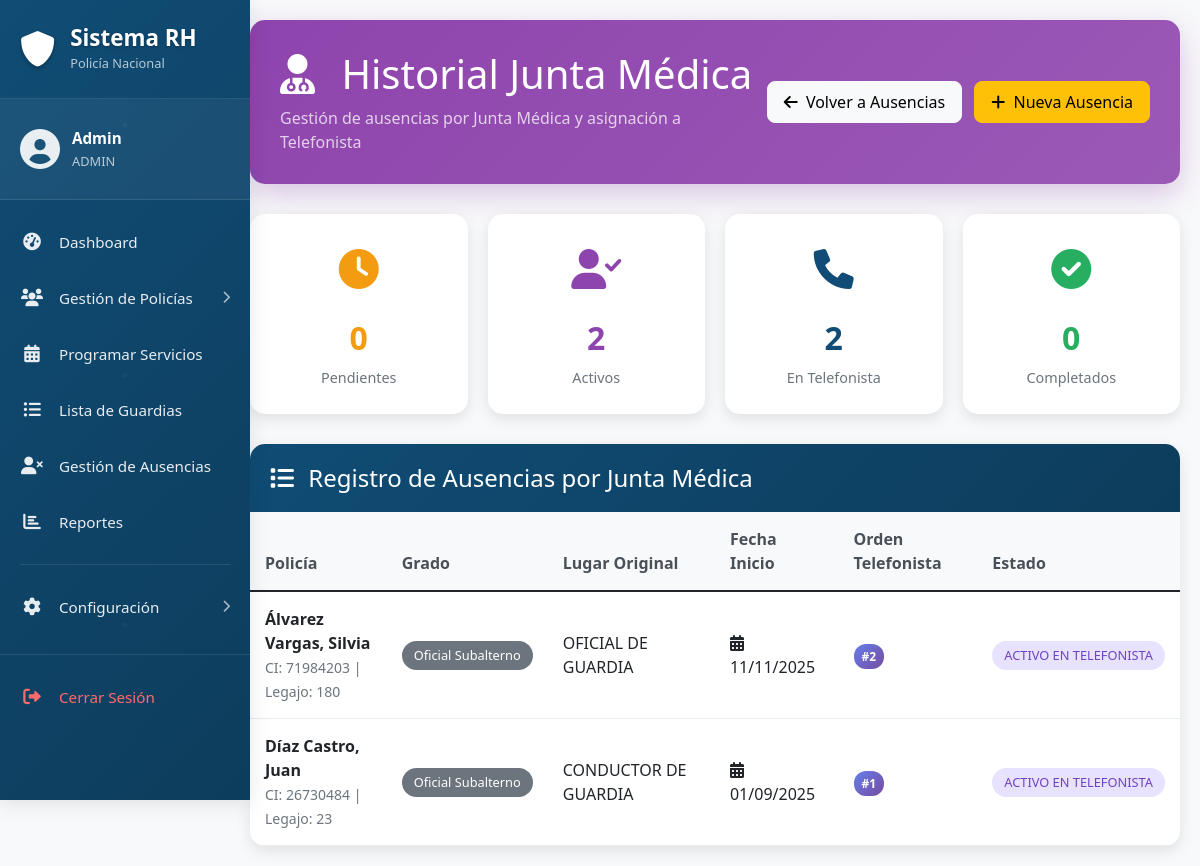
The page /admin/ausencias/historial_junta.php (signed in) on the database as committed earlier.
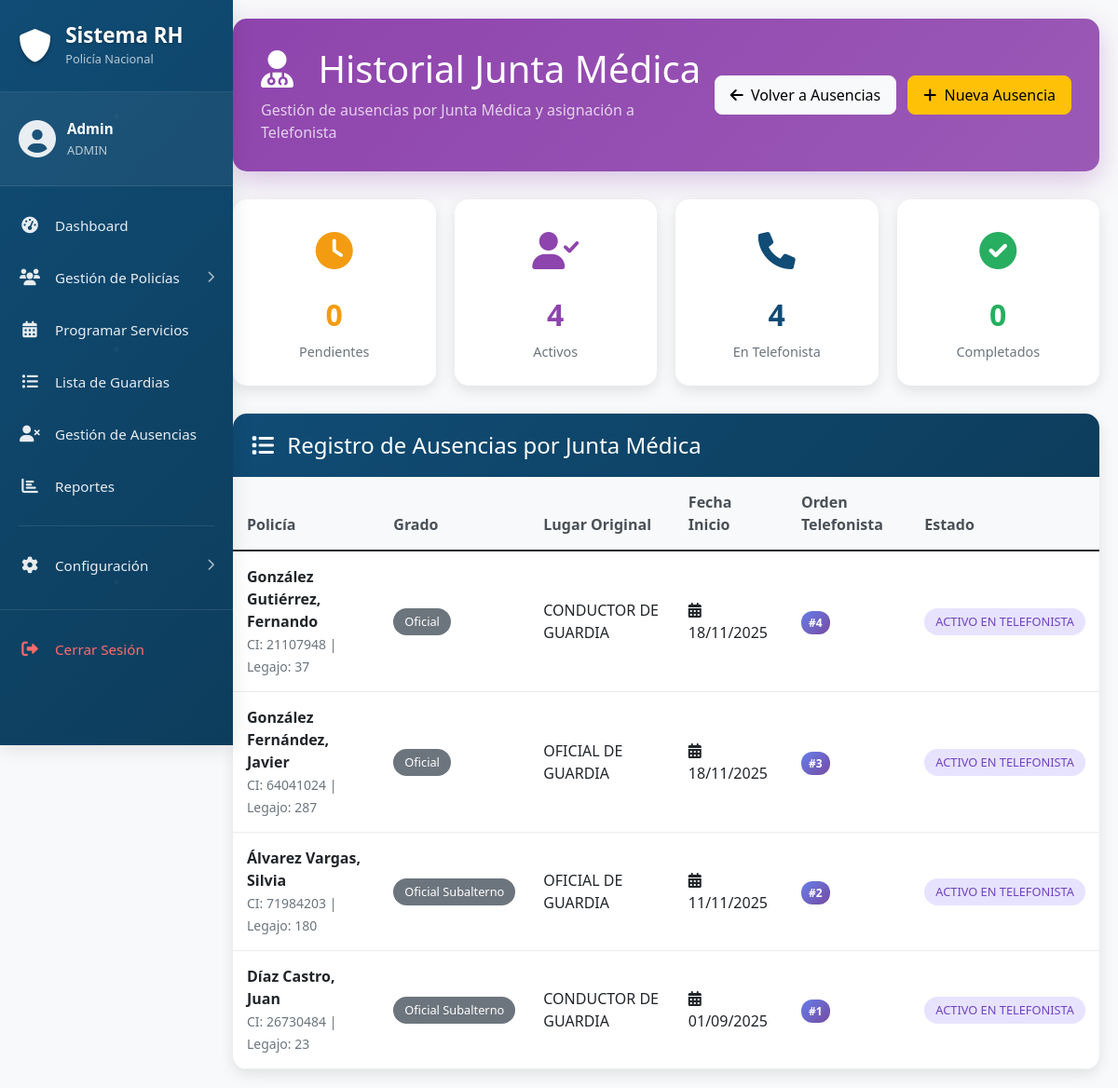
The same page on the database as committed later.
### tables this page shows
CREATE TABLE `usuarios` (
  `id` int NOT NULL,
  `nombre_usuario` varchar(50) NOT NULL,
  `contraseña` varchar(255) NOT NULL,
  `nombre_completo` varchar(100) DEFAULT NULL,
  `email` varchar(100) DEFAULT NULL,
  `rol` enum('ADMIN','SUPERADMIN') DEFAULT 'ADMIN',
  `activo` tinyint(1) DEFAULT '1',
  `creado_en` timestamp NULL DEFAULT CURRENT_TIMESTAMP,
  `actualizado_en` timestamp NULL DEFAULT CURRENT_TIMESTAMP ON UPDATE CURRENT_TIMESTAMP
);

CREATE TABLE `ausencias` (
  `id` int NOT NULL,
  `policia_id` int NOT NULL,
  `tipo_ausencia_id` int NOT NULL,
  `fecha_inicio` date NOT NULL,
  `fecha_fin` date DEFAULT NULL,
  `descripcion` text,
  `justificacion` text,
  `documento_adjunto` varchar(255) DEFAULT NULL,
  `aprobado_por` int DEFAULT NULL,
  `estado` enum('PENDIENTE','APROBADA','RECHAZADA','COMPLETADA') DEFAULT 'PENDIENTE',
  `created_at` timestamp NULL DEFAULT CURRENT_TIMESTAMP,
  `updated_at` timestamp NULL DEFAULT CURRENT_TIMESTAMP ON UPDATE CURRENT_TIMESTAMP
);

CREATE TABLE `policias` (
  `id` int NOT NULL,
  `legajo` int NOT NULL,
  `nombre` varchar(100) NOT NULL,
  `apellido` varchar(100) NOT NULL,
  `cin` varchar(20) NOT NULL,
  `genero` enum('MASCULINO','FEMENINO') NOT NULL,
  `grado_id` int NOT NULL COMMENT 'Referencia a tipo_grados.id',
  `especialidad_id` int DEFAULT NULL,
  `cargo` varchar(150) DEFAULT NULL,
  `comisionamiento` varchar(200) DEFAULT NULL,
  `telefono` varchar(20) DEFAULT NULL,
  `region_id` int DEFAULT '1',
  `lugar_guardia_id` int DEFAULT NULL,
  `lugar_guardia_reserva_id` int DEFAULT '6' COMMENT 'Siempre ATENCIÓN TELEFÓNICA EXCLUSIVA (ID 6)',
  `observaciones` varchar(500) DEFAULT NULL,
  `activo` tinyint(1) DEFAULT '1',
  `estado` enum('DISPONIBLE','NO DISPONIBLE') DEFAULT 'DISPONIBLE',
  `created_at` timestamp NULL DEFAULT CURRENT_TIMESTAMP,
  `updated_at` timestamp NULL DEFAULT CURRENT_TIMESTAMP ON UPDATE CURRENT_TIMESTAMP
);

CREATE TABLE `grados` (
  `id` int NOT NULL,
  `nombre` varchar(100) NOT NULL,
  `nivel_jerarquia` int NOT NULL,
  `abreviatura` varchar(20) DEFAULT NULL,
  `descripcion` text,
  `created_at` timestamp NULL DEFAULT CURRENT_TIMESTAMP,
  `updated_at` timestamp NULL DEFAULT CURRENT_TIMESTAMP ON UPDATE CURRENT_TIMESTAMP
);

CREATE TABLE `lugares_guardias` (
  `id` int NOT NULL,
  `nombre` varchar(100) NOT NULL,
  `descripcion` text,
  `direccion` varchar(200) DEFAULT NULL,
  `zona` varchar(50) DEFAULT NULL,
  `activo` tinyint(1) DEFAULT '1',
  `created_at` timestamp NULL DEFAULT CURRENT_TIMESTAMP,
  `updated_at` timestamp NULL DEFAULT CURRENT_TIMESTAMP ON UPDATE CURRENT_TIMESTAMP
);

CREATE TABLE `orden_junta_medica_telefonista` (
  `id` int NOT NULL,
  `policia_id` int NOT NULL COMMENT 'ID del policía',
  `ausencia_id` int NOT NULL COMMENT 'ID de la ausencia',
  `lugar_guardia_original_id` int NOT NULL COMMENT 'ID del lugar de guardia original',
  `orden_anotacion` int NOT NULL COMMENT 'Orden de anotación para ATENCIÓN TELEFÓNICA EXCLUSIVA',
  `fecha_anotacion` timestamp NULL DEFAULT CURRENT_TIMESTAMP COMMENT 'Fecha y hora de anotación',
  `activo` tinyint(1) DEFAULT '1' COMMENT 'Estado activo/inactivo'
);

### admin/ausencias/historial_junta.php (the view, shortened to what the rows shown need)
<?php
require_once '../../cnx/db_connect.php';
$sql_junta = "SELECT a.*, p.nombre, p.apellido, p.cin, p.legajo, g.nombre as grado,
                     u.nombre_completo as aprobado_por_nombre,
                     lg_principal.nombre as lugar_principal,
                     lg_reserva.nombre as lugar_reserva,
                     ojmt.orden_anotacion,
                     CASE
                         WHEN a.estado = 'APROBADA' AND ojmt.activo = 1 THEN 'ACTIVO EN TELEFONISTA'
                         WHEN a.estado = 'COMPLETADA' THEN 'COMPLETADA'
                         ELSE a.estado
                     END as estado_junta
              FROM ausencias a
              JOIN policias p ON a.policia_id = p.id
              LEFT JOIN tipo_grados tg ON p.grado_id = tg.id
              LEFT JOIN grados g ON tg.grado_id = g.id
              JOIN tipos_ausencias ta ON a.tipo_ausencia_id = ta.id
              LEFT JOIN usuarios u ON a.aprobado_por = u.id
              LEFT JOIN lugares_guardias lg_principal ON p.lugar_guardia_id = lg_principal.id
              LEFT JOIN lugares_guardias lg_reserva ON p.lugar_guardia_reserva_id = lg_reserva.id
              LEFT JOIN orden_junta_medica_telefonista ojmt ON a.id = ojmt.ausencia_id
              WHERE ta.nombre = 'Junta Medica'
              ORDER BY a.created_at DESC";
$result_junta = $conn->prepare($sql_junta);
$result_junta->execute();
?>
<!DOCTYPE html>
<html lang="es">
<head>
    <link href="https://cdn.jsdelivr.net/npm/bootstrap@5.1.3/dist/css/bootstrap.min.css" rel="stylesheet">
    <link href="https://cdnjs.cloudflare.com/ajax/libs/font-awesome/6.0.0/css/all.min.css" rel="stylesheet">
</head>
<body>
    <div class="container-fluid">
        <div class="row">
            <?php include '../inc/sidebar.php'; ?>
            <div class="col-md-9 col-lg-10 main-content">
                <div class="page-header">
                    <div class="d-flex justify-content-between align-items-center">
                        <div>
                            <h1 class="mb-2">
                                <i class="fas fa-user-md me-3"></i>
                                Historial Junta Médica
                            </h1>
                        </div>
                    </div>
                </div>
                <div class="table-container">
                    <div class="table-responsive">
                        <table class="table table-hover">
                            <thead>
                                <tr>
                                    <th>Policía</th>
                                    <th>Grado</th>
                                    <th>Lugar Original</th>
                                    <th>Fecha Inicio</th>
                                    <th>Orden Telefonista</th>
                                    <th>Estado</th>
                                </tr>
                            </thead>
                            <tbody>
                                <?php if ($result_junta->rowCount() > 0): ?>
                                    <?php while ($ausencia = $result_junta->fetch(PDO::FETCH_ASSOC)): ?>
                                        <tr>
                                            <td>
                                                <div>
                                                    <strong><?php echo htmlspecialchars($ausencia['apellido'] . ', ' . $ausencia['nombre']); ?></strong>
                                                    <br>
                                                    <small class="text-muted">CI: <?php echo htmlspecialchars($ausencia['cin']); ?> | Legajo: <?php echo htmlspecialchars($ausencia['legajo']); ?></small>
                                                </div>
                                            </td>
                                            <td>
                                                <span class="badge bg-secondary"><?php echo htmlspecialchars($ausencia['grado'] ?? 'N/A'); ?></span>
                                            </td>
                                            <td><?php echo htmlspecialchars($ausencia['lugar_principal'] ?? 'N/A'); ?></td>
                                            <td>
                                                <i class="fas fa-calendar-alt me-1"></i>
                                                <?php echo date('d/m/Y', strtotime($ausencia['fecha_inicio'])); ?>
                                            </td>
                                            <td>
                                                <?php if ($ausencia['orden_anotacion']): ?>
                                                    <span class="orden-badge">#<?php echo $ausencia['orden_anotacion']; ?></span>
                                                <?php else: ?>
                                                    <span class="text-muted">-</span>
                                                <?php endif; ?>
                                            </td>
                                            <td>
                                                <?php
                                                $estado_class = '';
                                                switch ($ausencia['estado_junta']) {
                                                    case 'ACTIVO EN TELEFONISTA':
                                                        $estado_class = 'badge-activo';
                                                        break;
                                                }
                                                ?>
                                                <span class="badge <?php echo $estado_class; ?>">
                                                    <?php echo $ausencia['estado_junta']; ?>
                                                </span>
                                            </td>
                                        </tr>
                                    <?php endwhile; ?>
                                <?php endif; ?>
                            </tbody>
                        </table>
                    </div>
                </div>
            </div>
        </div>
    </div>
</body>
</html>

### admin/inc/sidebar.php (shortened to what the rows shown need)
<?php
if (isset($_SESSION['usuario_id'])) {
    require_once __DIR__ . '/../../cnx/db_connect.php';
    $stmt = $conn->prepare("SELECT nombre_usuario, rol FROM usuarios WHERE id = ?");
    $stmt->execute([$_SESSION['usuario_id']]);
    $usuario_actual = $stmt->fetch();
}
?>
<div class="col-md-3 col-lg-2 px-0">
    <div class="sidebar modern-sidebar">
        <div class="user-profile">
            <div class="user-info">
                <span class="user-name"><?php echo isset($usuario_actual) ? htmlspecialchars($usuario_actual['nombre_usuario']) : 'Usuario'; ?></span>
                <span class="user-role"><?php echo isset($usuario_actual) ? htmlspecialchars($usuario_actual['rol']) : 'Sistema'; ?></span>
            </div>
        </div>
    </div>
</div>

Rows that differ between the two databases and show on the page:
added ausencias: policia.nombre "González Gutiérrez, Fernando", policia.cin "21107948", policia.legajo "37", grados.nombre "Oficial", lugares_guardias.nombre "CONDUCTOR DE GUARDIA", fecha_inicio "18/11/2025", orden_junta_medica_telefonista.orden_anotacion "4", estado_junta "ACTIVO EN TELEFONISTA"
added ausencias: policia.nombre "González Fernández, Javier", policia.cin "64041024", policia.legajo "287", grados.nombre "Oficial", lugares_guardias.nombre "OFICIAL DE GUARDIA", fecha_inicio "18/11/2025", orden_junta_medica_telefonista.orden_anotacion "3", estado_junta "ACTIVO EN TELEFONISTA"
Other text that changed with them:
$stats_junta['activos']: "2" → "4"
$stats_junta['en_telefonista']: "2" → "4"
